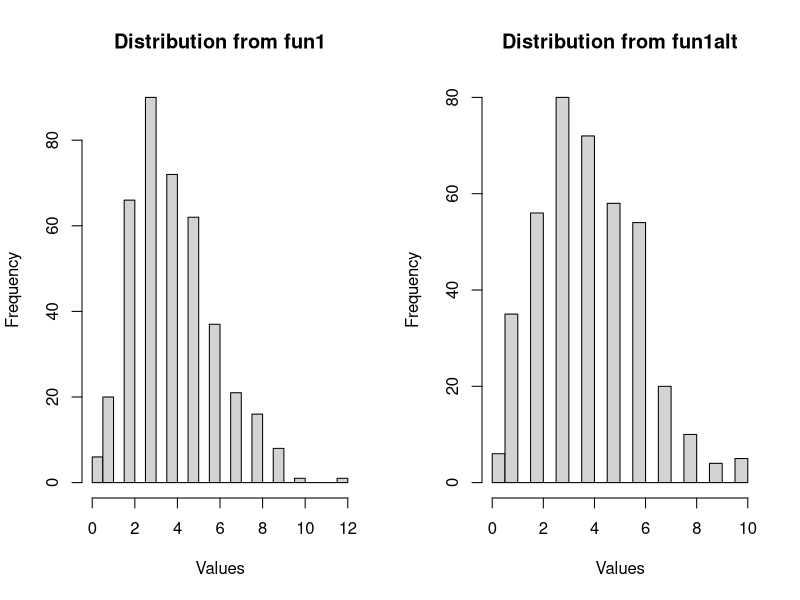

This figure's R source: (Note: this script raises an error after producing the figure.)
## ---- chunk 1
fun1 <- function(n = 100, k = 4, lambda = 4) {
  x <- NULL
  
  for (i in 1:n){
    x <- rbind(x, rpois(k, lambda))    
  }
  
  return(x)
}
## ---- chunk 2
fun1alt <- function(n = 100, k = 4, lambda = 4) {
matrix(rpois(n * k, lambda), nrow = n, ncol = k)
}
## ---- chunk 3
set.seed(123)

# Generate datasets using both functions
result_fun1 <- fun1(n = 100, k = 4, lambda = 4)
result_fun1alt <- fun1alt(n = 100, k = 4, lambda = 4)

# Check if the dimensions are the same
dim_same <- all(dim(result_fun1) == dim(result_fun1alt))

dim_same

## ---- chunk 4
par(mfrow = c(1, 2))
hist(result_fun1, main = "Distribution from fun1", xlab = "Values", breaks = 30)
hist(result_fun1alt, main = "Distribution from fun1alt", xlab = "Values", breaks = 30)
## ---- chunk 5
library(microbenchmark)
microbenchmark::microbenchmark(
  fun1(),
  fun1alt()
)
## ---- chunk 6
set.seed(1234)
x <- matrix(rnorm(1e4), nrow=10)

fun2 <- function(x) {
  apply(x, 2, max)
}
# alternate function
fun2alt <- function(x) {
max_values <- numeric(ncol(x))  
for (j in seq_len(ncol(x))) {
max_values[j] <- max(x[, j])
  }
  return(max_values)
}
## ---- chunk 7
output_fun2 <- fun2(x)
output_fun2alt <- fun2alt(x)

same_output <- all(output_fun2 == output_fun2alt)

# Result should be true 
print(same_output)
## ---- chunk 8
# Checking speed
benchmark_results <- microbenchmark(
  fun2(x),
  fun2alt(x),
  times = 100
)

# Print benchmarking results
print(benchmark_results)
## ---- chunk 9
library(parallel)
library(dplyr)

my_boot <- function(dat, my_stat, R, ncpus) {
  # Create a cluster for parallel processing - Windows
  cl <- makeCluster(ncpus)
  clusterExport(cl, varlist = c("my_stat", "dat"))
  
  # bootstrapping
  boot_results <- parLapply(cl, 1:R, function(i) {
    sample_indices <- sample(1:nrow(dat), replace = TRUE)
    boot_data <- dat[sample_indices, ]
    my_stat(boot_data)
  })
  
  stopCluster(cl) 
  do.call(rbind, boot_results)  
}
## ---- chunk 10
my_stat <- function(d) {
  coef(lm(d$y ~ d$x))  
}
set.seed(1)
n <- 500
R <- 1e4

x <- cbind(rnorm(n))
y <- x * 5 + rnorm(n)

dat <- data.frame(x = x, y = y) 
## ---- chunk 11
ans0 <- confint(lm(y ~ x, data = dat))  
ans1 <- my_boot(dat = dat, my_stat, R = R, ncpus = 2L)
ci_boot <- t(apply(ans1, 2, quantile, c(0.025, 0.975)))
## ---- chunk 12
# Print results
print("OLS Confidence Intervals:")
print(ans0)

print("Bootstrap Confidence Intervals:")
print(ci_boot)
## ---- chunk 13
time_single_core <- system.time({
  ans_single <- my_boot(dat = dat, my_stat, R = 4000, ncpus = 1L)
})
time_multi_core <- system.time({
  ans_multi <- my_boot(dat = dat, my_stat, R = 4000, ncpus = 2L)
})
## ---- chunk 14
print("Single-core execution time:")
print(time_single_core)

print("Multi-core execution time:")
print(time_multi_core)
